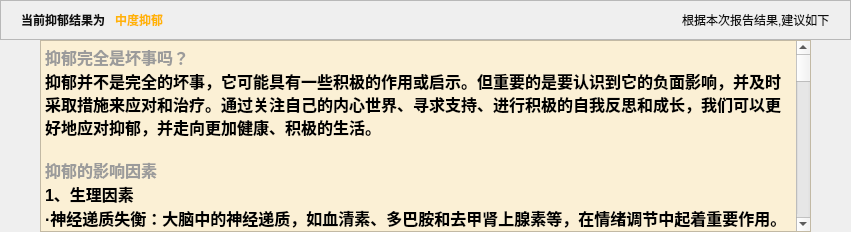
           <widget class="QWidget" name="yy_zd">
            <layout class="QVBoxLayout" name="verticalLayout_60">
             <property name="spacing">
              <number>0</number>
             </property>
             <property name="leftMargin">
              <number>0</number>
             </property>
             <property name="topMargin">
              <number>0</number>
             </property>
             <property name="rightMargin">
              <number>0</number>
             </property>
             <property name="bottomMargin">
              <number>0</number>
             </property>
             <item>
              <layout class="QVBoxLayout" name="verticalLayout_38">
               <property name="spacing">
                <number>0</number>
               </property>
               <item>
                <widget class="QFrame" name="frame_24">
                 <property name="frameShape">
                  <enum>QFrame::StyledPanel</enum>
                 </property>
                 <property name="frameShadow">
                  <enum>QFrame::Raised</enum>
                 </property>
                 <layout class="QHBoxLayout" name="horizontalLayout_42">
                  <property name="spacing">
                   <number>10</number>
                  </property>
                  <property name="leftMargin">
                   <number>20</number>
                  </property>
                  <property name="rightMargin">
                   <number>20</number>
                  </property>
                  <item>
                   <widget class="QLabel" name="label_66">
                    <property name="styleSheet">
                     <string notr="true">color: rgb(16, 16, 16);
font: 75 12pt &quot;微软雅黑&quot;;
font-weight: bold;</string>
                    </property>
                    <property name="text">
                     <string>当前抑郁结果为</string>
                    </property>
                   </widget>
                  </item>
                  <item>
                   <widget class="QLabel" name="label_67">
                    <property name="styleSheet">
                     <string notr="true">color: rgb(255, 180, 5);
font: 75 14pt &quot;微软雅黑&quot;;
font-weight: bold;</string>
                    </property>
                    <property name="text">
                     <string>中度抑郁</string>
                    </property>
                   </widget>
                  </item>
                  <item>
                   <spacer name="horizontalSpacer_26">
                    <property name="orientation">
                     <enum>Qt::Horizontal</enum>
                    </property>
                    <property name="sizeHint" stdset="0">
                     <size>
                      <width>509</width>
                      <height>20</height>
                     </size>
                    </property>
                   </spacer>
                  </item>
                  <item>
                   <widget class="QLabel" name="label_76">
                    <property name="styleSheet">
                     <string notr="true">color: rgb(16, 16, 16);
font: 75 12pt &quot;微软雅黑&quot;;
</string>
                    </property>
                    <property name="text">
                     <string>根据本次报告结果,建议如下</string>
                    </property>
                   </widget>
                  </item>
                 </layout>
                </widget>
               </item>
               <item>
                <layout class="QVBoxLayout" name="verticalLayout_44">
                 <property name="leftMargin">
                  <number>40</number>
                 </property>
                 <property name="rightMargin">
                  <number>40</number>
                 </property>
                 <item>
                  <widget class="QTextEdit" name="textEdit_6">
                   <property name="styleSheet">
                    <string notr="true"> QTextEdit {
        background-color: rgb(251, 240, 213);
		
    }</string>
                   </property>
                   <property name="readOnly">
                    <bool>true</bool>
                   </property>
                   <property name="html">
                    <string>&lt;!DOCTYPE HTML PUBLIC &quot;-//W3C//DTD HTML 4.0//EN&quot; &quot;http://www.w3.org/TR/REC-html40/strict.dtd&quot;&gt;
&lt;html&gt;&lt;head&gt;&lt;meta name=&quot;qrichtext&quot; content=&quot;1&quot; /&gt;&lt;meta charset=&quot;utf-8&quot; /&gt;&lt;style type=&quot;text/css&quot;&gt;
p, li { white-space: pre-wrap; }
hr { height: 1px; border-width: 0; }
li.unchecked::marker { content: &quot;\2610&quot;; }
li.checked::marker { content: &quot;\2612&quot;; }
&lt;/style&gt;&lt;/head&gt;&lt;body style=&quot; font-family:'Microsoft YaHei UI'; font-size:9pt; font-weight:400; font-style:normal;&quot;&gt;
&lt;p style=&quot; margin-top:0px; margin-bottom:0px; margin-left:0px; margin-right:0px; -qt-block-indent:0; text-indent:0px;&quot;&gt;&lt;span style=&quot; font-family:'微软雅黑 Light','sans-serif'; font-size:12pt; font-weight:600; color:#9b9b9b;&quot;&gt;抑郁完全是坏事吗？&lt;/span&gt;&lt;/p&gt;
&lt;p style=&quot; margin-top:0px; margin-bottom:0px; margin-left:0px; margin-right:0px; -qt-block-indent:0; text-indent:0px;&quot;&gt;&lt;span style=&quot; font-family:'SimSun'; font-size:12pt; font-weight:600;&quot;&gt;抑郁并不是完全的坏事，它可能具有一些积极的作用或启示。但重要的是要认识到它的负面影响，并及时采取措施来应对和治疗。通过关注自己的内心世界、寻求支持、进行积极的自我反思和成长，我们可以更好地应对抑郁，并走向更加健康、积极的生活。&lt;/span&gt;&lt;/p&gt;
&lt;p style=&quot;-qt-paragraph-type:empty; margin-top:0px; margin-bottom:0px; margin-left:0px; margin-right:0px; -qt-block-indent:0; text-indent:0px; font-family:'SimSun'; font-size:12pt; font-weight:600;&quot;&gt;&lt;br /&gt;&lt;/p&gt;
&lt;p style=&quot; margin-top:0px; margin-bottom:0px; margin-left:0px; margin-right:0px; -qt-block-indent:0; text-indent:0px;&quot;&gt;&lt;span style=&quot; font-family:'SimSun'; font-size:12pt; font-weight:600; color:#9b9b9b;&quot;&gt;抑郁的影响因素&lt;/span&gt;&lt;/p&gt;
&lt;p style=&quot; margin-top:0px; margin-bottom:0px; margin-left:0px; margin-right:0px; -qt-block-indent:0; text-indent:0px;&quot;&gt;&lt;span style=&quot; font-family:'SimSun'; font-size:12pt; font-weight:600;&quot;&gt;1、生理因素&lt;/span&gt;&lt;/p&gt;
&lt;p style=&quot; margin-top:0px; margin-bottom:0px; margin-left:0px; margin-right:0px; -qt-block-indent:0; text-indent:0px;&quot;&gt;&lt;span style=&quot; font-family:'SimSun'; font-size:12pt; font-weight:600;&quot;&gt;·神经递质失衡：大脑中的神经递质，如血清素、多巴胺和去甲肾上腺素等，在情绪调节中起着重要作用。如果这些神经递质水平出现异常或失衡，就可能导致抑郁症的发生。&lt;/span&gt;&lt;/p&gt;
&lt;p style=&quot; margin-top:0px; margin-bottom:0px; margin-left:0px; margin-right:0px; -qt-block-indent:0; text-indent:0px;&quot;&gt;&lt;span style=&quot; font-family:'SimSun'; font-size:12pt; font-weight:600;&quot;&gt;·遗传因素：遗传因素在抑郁症的发病中占据一定地位。家族中有抑郁症患者的人，其患病风险可能会增加。然而，并非所有有家族史的人都会患上抑郁症，遗传仅仅是导致抑郁症的众多因素之一。&lt;/span&gt;&lt;/p&gt;
&lt;p style=&quot; margin-top:0px; margin-bottom:0px; margin-left:0px; margin-right:0px; -qt-block-indent:0; text-indent:0px;&quot;&gt;&lt;span style=&quot; font-family:'SimSun'; font-size:12pt; font-weight:600;&quot;&gt;·身体疾病：某些身体疾病，特别是慢性中枢性神经系统疾病或其他慢性躯体疾病，可能成为抑郁障碍发生的重要危险因素。此外，一些药物的副作用也可能导致抑郁情绪的出现。&lt;/span&gt;&lt;/p&gt;
&lt;p style=&quot; margin-top:0px; margin-bottom:0px; margin-left:0px; margin-right:0px; -qt-block-indent:0; text-indent:0px;&quot;&gt;&lt;span style=&quot; font-family:'SimSun'; font-size:12pt; font-weight:600;&quot;&gt;2、心理因素&lt;/span&gt;&lt;/p&gt;
&lt;p style=&quot; margin-top:0px; margin-bottom:0px; margin-left:0px; margin-right:0px; -qt-block-indent:0; text-indent:0px;&quot;&gt;&lt;span style=&quot; font-family:'SimSun'; font-size:12pt; font-weight:600;&quot;&gt;·消极情绪与思维模式：长期的压力、焦虑、自卑感等消极情绪，以及悲观、消极、自卑的思维模式，都可能增加抑郁症的发生风险。&lt;/span&gt;&lt;/p&gt;
&lt;p style=&quot; margin-top:0px; margin-bottom:0px; margin-left:0px; margin-right:0px; -qt-block-indent:0; text-indent:0px;&quot;&gt;&lt;span style=&quot; font-family:'SimSun'; font-size:12pt; font-weight:600;&quot;&gt;·童年经历：儿童期的不良经历，如双亲丧亡、缺乏关爱、受到虐待等，往往构成成年后发生抑郁症的重要危险因素。&lt;/span&gt;&lt;/p&gt;
&lt;p style=&quot; margin-top:0px; margin-bottom:0px; margin-left:0px; margin-right:0px; -qt-block-indent:0; text-indent:0px;&quot;&gt;&lt;span style=&quot; font-family:'SimSun'; font-size:12pt; font-weight:600;&quot;&gt;·人格特质：性格内向、具有焦虑、强迫、冲动等特质的人，更容易患上抑郁症。他们往往不善于表达情感，遇到挫折时容易陷入自我否定和抑郁情绪中。&lt;/span&gt;&lt;/p&gt;
&lt;p style=&quot; margin-top:0px; margin-bottom:0px; margin-left:0px; margin-right:0px; -qt-block-indent:0; text-indent:0px;&quot;&gt;&lt;span style=&quot; font-family:'SimSun'; font-size:12pt; font-weight:600;&quot;&gt;3、环境因素&lt;/span&gt;&lt;/p&gt;
&lt;p style=&quot; margin-top:0px; margin-bottom:0px; margin-left:0px; margin-right:0px; -qt-block-indent:0; text-indent:0px;&quot;&gt;&lt;span style=&quot; font-family:'SimSun'; font-size:12pt; font-weight:600;&quot;&gt;·生活事件：重大的突发性或持续时间较长的负性生活事件，如亲人去世、工作变动、离婚、创伤等，都可能对个体产生不良影响，甚至导致抑郁的发生。&lt;/span&gt;&lt;/p&gt;
&lt;p style=&quot; margin-top:0px; margin-bottom:0px; margin-left:0px; margin-right:0px; -qt-block-indent:0; text-indent:0px;&quot;&gt;&lt;span style=&quot; font-family:'SimSun'; font-size:12pt; font-weight:600;&quot;&gt;·社会环境：社会环境的变化、人际关系的紧张、工作压力的增大等，都可能成为导致抑郁的因素。例如，失业、经济困难、社交孤立等都可能增加抑郁症的患病风险。&lt;/span&gt;&lt;/p&gt;
&lt;p style=&quot; margin-top:0px; margin-bottom:0px; margin-left:0px; margin-right:0px; -qt-block-indent:0; text-indent:0px;&quot;&gt;&lt;span style=&quot; font-family:'SimSun'; font-size:12pt; font-weight:600;&quot;&gt;4、其他因素&lt;/span&gt;&lt;/p&gt;
&lt;p style=&quot; margin-top:0px; margin-bottom:0px; margin-left:0px; margin-right:0px; -qt-block-indent:0; text-indent:0px;&quot;&gt;&lt;span style=&quot; font-family:'SimSun'; font-size:12pt; font-weight:600;&quot;&gt;·药物和物质滥用：某些药物和物质的滥用可能导致神经递质紊乱，从而增加抑郁症的发生风险。例如，长期饮酒的患者中有较高比例的个体可能患有抑郁障碍。&lt;/span&gt;&lt;/p&gt;
&lt;p style=&quot; margin-top:0px; margin-bottom:0px; margin-left:0px; margin-right:0px; -qt-block-indent:0; text-indent:0px;&quot;&gt;&lt;span style=&quot; font-family:'SimSun'; font-size:12pt; font-weight:600;&quot;&gt;·不良生活习惯：长期熬夜、过度饮酒、吸烟、缺乏运动等不良习惯也可能对情绪产生负面影响，增加抑郁情绪的发生风险。&lt;/span&gt;&lt;/p&gt;
&lt;p style=&quot;-qt-paragraph-type:empty; margin-top:0px; margin-bottom:0px; margin-left:0px; margin-right:0px; -qt-block-indent:0; text-indent:0px; font-family:'SimSun'; font-size:12pt; font-weight:600;&quot;&gt;&lt;br /&gt;&lt;/p&gt;
&lt;p style=&quot; margin-top:0px; margin-bottom:0px; margin-left:0px; margin-right:0px; -qt-block-indent:0; text-indent:0px;&quot;&gt;&lt;span style=&quot; font-family:'SimSun'; font-size:12pt; font-weight:600; color:#ff0000;&quot;&gt;综上所述，抑郁的影响因素是多方面的，包括生理、心理、环境和其他因素。这些因素之间相互作用、相互影响，共同构成了抑郁症的复杂病因。因此，在预防和治疗抑郁症时，需要综合考虑多种因素，采取个体化的治疗方案。&lt;/span&gt;&lt;/p&gt;
&lt;p style=&quot;-qt-paragraph-type:empty; margin-top:0px; margin-bottom:0px; margin-left:0px; margin-right:0px; -qt-block-indent:0; text-indent:0px; font-family:'SimSun'; font-size:12pt; font-weight:600;&quot;&gt;&lt;br /&gt;&lt;/p&gt;
&lt;p style=&quot; margin-top:0px; margin-bottom:0px; margin-left:0px; margin-right:0px; -qt-block-indent:0; text-indent:0px;&quot;&gt;&lt;span style=&quot; font-family:'SimSun'; font-size:12pt; font-weight:600; color:#9b9b9b;&quot;&gt;缓解中度抑郁的建议&lt;/span&gt;&lt;/p&gt;
&lt;p style=&quot; margin-top:0px; margin-bottom:0px; margin-left:0px; margin-right:0px; -qt-block-indent:0; text-indent:0px;&quot;&gt;&lt;span style=&quot; font-family:'SimSun'; font-size:12pt; font-weight:600;&quot;&gt;1、建议寻求专业医疗帮助&lt;/span&gt;&lt;/p&gt;
&lt;p style=&quot; margin-top:0px; margin-bottom:0px; margin-left:0px; margin-right:0px; -qt-block-indent:0; text-indent:0px;&quot;&gt;&lt;span style=&quot; font-family:'SimSun'; font-size:12pt; font-weight:600;&quot;&gt;·建议就医咨询：觉得不适可以前往就医，咨询专业精神科医生或心理医生，以获取准确的诊断和个性化的治疗方案。&lt;/span&gt;&lt;/p&gt;
&lt;p style=&quot; margin-top:0px; margin-bottom:0px; margin-left:0px; margin-right:0px; -qt-block-indent:0; text-indent:0px;&quot;&gt;&lt;span style=&quot; font-family:'SimSun'; font-size:12pt; font-weight:600;&quot;&gt;·药物治疗：在医生指导下，选择合适的抗抑郁药物进行治疗。常见的药物包括5-羟色胺再摄取抑制剂（如氟西汀、帕罗西汀、舍曲林等），这些药物能够调节大脑内神经递质平衡，缓解抑郁症状。患者需遵循医嘱，按时服药，并在医生指导下调整剂量。&lt;/span&gt;&lt;/p&gt;
&lt;p style=&quot; margin-top:0px; margin-bottom:0px; margin-left:0px; margin-right:0px; -qt-block-indent:0; text-indent:0px;&quot;&gt;&lt;span style=&quot; font-family:'SimSun'; font-size:12pt; font-weight:600;&quot;&gt;2、心理治疗&lt;/span&gt;&lt;/p&gt;
&lt;p style=&quot; margin-top:0px; margin-bottom:0px; margin-left:0px; margin-right:0px; -qt-block-indent:0; text-indent:0px;&quot;&gt;&lt;span style=&quot; font-family:'SimSun'; font-size:12pt; font-weight:600;&quot;&gt;·认知行为疗法（CBT）：通过帮助患者识别并改变负面思维模式，从而缓解抑郁症状。CBT是一种常用的心理治疗方法，适用于中度抑郁症患者。&lt;/span&gt;&lt;/p&gt;
&lt;p style=&quot; margin-top:0px; margin-bottom:0px; margin-left:0px; margin-right:0px; -qt-block-indent:0; text-indent:0px;&quot;&gt;&lt;span style=&quot; font-family:'SimSun'; font-size:12pt; font-weight:600;&quot;&gt;·人际心理治疗（IPT）：旨在改善人际关系和应对压力，对于存在社交障碍的中度抑郁症患者有益。&lt;/span&gt;&lt;/p&gt;
&lt;p style=&quot; margin-top:0px; margin-bottom:0px; margin-left:0px; margin-right:0px; -qt-block-indent:0; text-indent:0px;&quot;&gt;&lt;span style=&quot; font-family:'SimSun'; font-size:12pt; font-weight:600;&quot;&gt;·支持性心理治疗：在非指导性的环境中倾听患者的困扰，并给予理解和支持，减少孤独感，营造安全氛围，促进情感表达。&lt;/span&gt;&lt;/p&gt;
&lt;p style=&quot; margin-top:0px; margin-bottom:0px; margin-left:0px; margin-right:0px; -qt-block-indent:0; text-indent:0px;&quot;&gt;&lt;span style=&quot; font-family:'SimSun'; font-size:12pt; font-weight:600;&quot;&gt;3、生活方式调整&lt;/span&gt;&lt;/p&gt;
&lt;p style=&quot; margin-top:0px; margin-bottom:0px; margin-left:0px; margin-right:0px; -qt-block-indent:0; text-indent:0px;&quot;&gt;&lt;span style=&quot; font-family:'SimSun'; font-size:12pt; font-weight:600;&quot;&gt;·适量运动：定期进行有氧运动，如慢跑、游泳、瑜伽等，可以促进身体活性，释放内啡肽等神经递质，提升心情。&lt;/span&gt;&lt;/p&gt;
&lt;p style=&quot; margin-top:0px; margin-bottom:0px; margin-left:0px; margin-right:0px; -qt-block-indent:0; text-indent:0px;&quot;&gt;&lt;span style=&quot; font-family:'SimSun'; font-size:12pt; font-weight:600;&quot;&gt;·健康饮食：保持均衡的饮食，摄入富含维生素、矿物质和蛋白质的食物，如新鲜蔬果、全谷物、瘦肉等。避免暴饮暴食或过度节食，以维持身体健康。&lt;/span&gt;&lt;/p&gt;
&lt;p style=&quot; margin-top:0px; margin-bottom:0px; margin-left:0px; margin-right:0px; -qt-block-indent:0; text-indent:0px;&quot;&gt;&lt;span style=&quot; font-family:'SimSun'; font-size:12pt; font-weight:600;&quot;&gt;·规律作息：建立规律的作息时间，保证充足的睡眠。良好的睡眠有助于恢复身体机能，缓解疲劳和抑郁情绪。&lt;/span&gt;&lt;/p&gt;
&lt;p style=&quot; margin-top:0px; margin-bottom:0px; margin-left:0px; margin-right:0px; -qt-block-indent:0; text-indent:0px;&quot;&gt;&lt;span style=&quot; font-family:'SimSun'; font-size:12pt; font-weight:600;&quot;&gt;4、社交活动&lt;/span&gt;&lt;/p&gt;
&lt;p style=&quot; margin-top:0px; margin-bottom:0px; margin-left:0px; margin-right:0px; -qt-block-indent:0; text-indent:0px;&quot;&gt;&lt;span style=&quot; font-family:'SimSun'; font-size:12pt; font-weight:600;&quot;&gt;·积极参与：加入兴趣小组、志愿者组织或社区团体，与他人交流互动，建立新的社交关系。社交活动能够增加生活乐趣，减少孤独感。&lt;/span&gt;&lt;/p&gt;
&lt;p style=&quot; margin-top:0px; margin-bottom:0px; margin-left:0px; margin-right:0px; -qt-block-indent:0; text-indent:0px;&quot;&gt;&lt;span style=&quot; font-family:'SimSun'; font-size:12pt; font-weight:600;&quot;&gt;·分享感受：与家人和朋友分享自己的感受和困扰，寻求理解和支持。陪伴和鼓励能够给予患者更多的力量和信心。&lt;/span&gt;&lt;/p&gt;
&lt;p style=&quot; margin-top:0px; margin-bottom:0px; margin-left:0px; margin-right:0px; -qt-block-indent:0; text-indent:0px;&quot;&gt;&lt;span style=&quot; font-family:'SimSun'; font-size:12pt; font-weight:600;&quot;&gt;5、学习放松技巧&lt;/span&gt;&lt;/p&gt;
&lt;p style=&quot; margin-top:0px; margin-bottom:0px; margin-left:0px; margin-right:0px; -qt-block-indent:0; text-indent:0px;&quot;&gt;&lt;span style=&quot; font-family:'SimSun'; font-size:12pt; font-weight:600;&quot;&gt;·深呼吸：深呼吸是一种简单有效的放松技巧，有助于缓解紧张和焦虑情绪。&lt;/span&gt;&lt;/p&gt;
&lt;p style=&quot; margin-top:0px; margin-bottom:0px; margin-left:0px; margin-right:0px; -qt-block-indent:0; text-indent:0px;&quot;&gt;&lt;span style=&quot; font-family:'SimSun'; font-size:12pt; font-weight:600;&quot;&gt;·冥想：冥想可以帮助患者集中注意力，放松身心，减轻抑郁症状。&lt;/span&gt;&lt;/p&gt;
&lt;p style=&quot; margin-top:0px; margin-bottom:0px; margin-left:0px; margin-right:0px; -qt-block-indent:0; text-indent:0px;&quot;&gt;&lt;span style=&quot; font-family:'SimSun'; font-size:12pt; font-weight:600;&quot;&gt;·渐进性肌肉松弛：通过逐渐紧张和放松身体各部位的肌肉，达到放松身心的目的。&lt;/span&gt;&lt;/p&gt;
&lt;p style=&quot; margin-top:0px; margin-bottom:0px; margin-left:0px; margin-right:0px; -qt-block-indent:0; text-indent:0px;&quot;&gt;&lt;span style=&quot; font-family:'SimSun'; font-size:12pt; font-weight:600;&quot;&gt;6、培养兴趣爱好&lt;/span&gt;&lt;/p&gt;
&lt;p style=&quot; margin-top:0px; margin-bottom:0px; margin-left:0px; margin-right:0px; -qt-block-indent:0; text-indent:0px;&quot;&gt;&lt;span style=&quot; font-family:'SimSun'; font-size:12pt; font-weight:600;&quot;&gt;投入时间在自己喜欢的活动中，如阅读、绘画、音乐等。这些活动能够转移注意力，提升生活满意度，减轻抑郁情绪。&lt;/span&gt;&lt;/p&gt;
&lt;p style=&quot;-qt-paragraph-type:empty; margin-top:0px; margin-bottom:0px; margin-left:0px; margin-right:0px; -qt-block-indent:0; text-indent:0px; font-family:'SimSun'; font-size:12pt; font-weight:600;&quot;&gt;&lt;br /&gt;&lt;/p&gt;
&lt;p style=&quot; margin-top:0px; margin-bottom:0px; margin-left:0px; margin-right:0px; -qt-block-indent:0; text-indent:0px;&quot;&gt;&lt;span style=&quot; font-family:'SimSun'; font-size:12pt; font-weight:600; color:#ff0000;&quot;&gt;综上所述，当检测结果为中度抑郁时，可以采取综合性的治疗措施和生活方式调整。患者及家人只要积极配合医生的治疗计划，保持耐心和积极配合即可，以促进康复。同时，也要关注患者的心理健康状况，及时给予关爱和支持。&lt;/span&gt;&lt;/p&gt;&lt;/body&gt;&lt;/html&gt;</string>
                   </property>
                  </widget>
                 </item>
                </layout>
               </item>
              </layout>
             </item>
            </layout>
           </widget>
